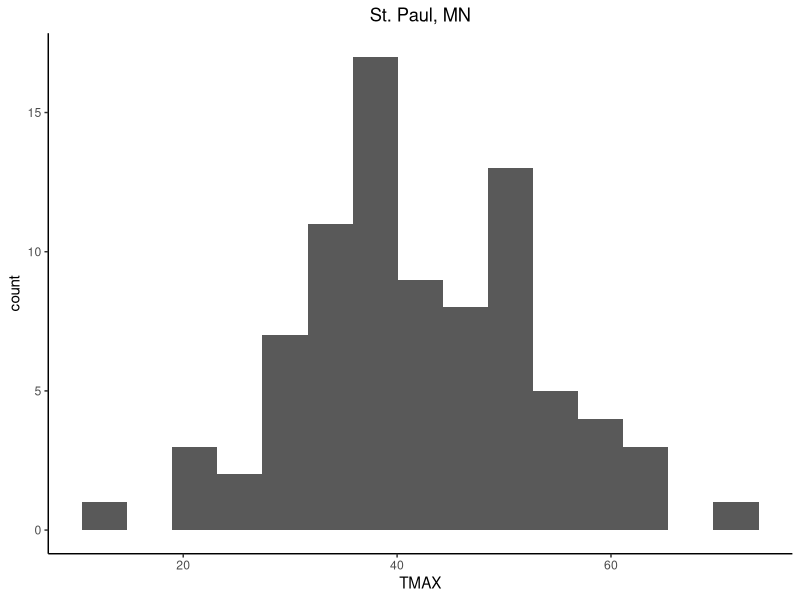
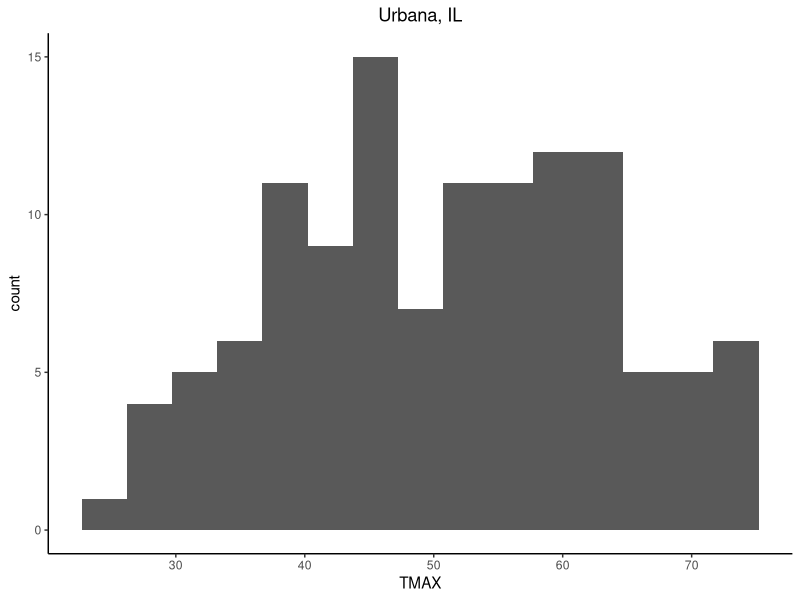

Recreate these plots in R, in order. (Note: this script raises an error after producing the figures.)
## ---- chunk 1
knitr::opts_chunk$set(echo = TRUE, warning=FALSE, message=FALSE)
## ---- chunk 2
# Load in libraries
library(tidyverse)
library(stringr)

# Get specific date's historical TMINs and TMAXs
GetDayTemp = function(data) {
  current_day = format(Sys.Date(), "%m-%d")
  filtered_data = data %>%
    filter(grepl(current_day, date))
  return(filtered_data)
}

# Create a histogram for an input location
CreateTempHistogram = function(data, location) {
  current_day = Sys.Date()
  current_day = str_remove(current_day, "2023-")
  hist = ggplot(data) +
    geom_histogram(aes(TMAX), bins = 15) +
    theme_classic() +
    theme(plot.title = element_text(hjust = 0.5)) +
    ggtitle(location)

  return(hist)
}

# Read in temperature data for St. Paul and Urbana
stpaul_data = read.csv("Data/stpaul-temps.csv")

urbana_data = read.csv("Data/urbana-temps.csv")

# Combine St. Paul and Urbana data in a list to use lapply functions
data_list = list(stpaul_data, urbana_data)

# Change the date column to Type Date for summary statistics
data_list = lapply(data_list, mutate, date = as.Date(date))

# Create a variable that holds the current date in "Month Day" format to add to document text
today = format(Sys.Date(), "%b %d") 

# Filter temperature data to only include days that mach the current day and month
clean_data = lapply(data_list, GetDayTemp)

# Create a histogram of maximum temperatures in the given location on today s date
hist_MN = CreateTempHistogram(clean_data[[1]], location = "St. Paul, MN")
hist_IL = CreateTempHistogram(clean_data[[2]], location = "Urbana, IL")

# Set the file name to save the histogram as
stpaul_filename = "stpaul-TMAX-hist.pdf"
urbana_filename = "urbana-TMAX-hist.pdf"

# Set the folder path for where to save the histogram 
path = "Plots/"
## ---- chunk 3
# Save the histogram as a pdf 
ggsave(filename = stpaul_filename,
       hist_MN, 
       path = path)

ggsave(filename = urbana_filename,
       hist_IL, 
       path = path)
## ---- chunk 4
knitr::kable(data.frame(format(summary(clean_data[[1]]$TMAX)), 
               format(summary(clean_data[[2]]$TMAX))),
      col.names = c("St. Paul", "Urbana"))
## ---- chunk 5
hist_MN = file.path("Plots/stpaul-TMAX-hist.pdf")
hist_IL = file.path("Plots/urbana-TMAX-hist.pdf")

knitr::include_graphics(c(hist_MN, hist_IL))
